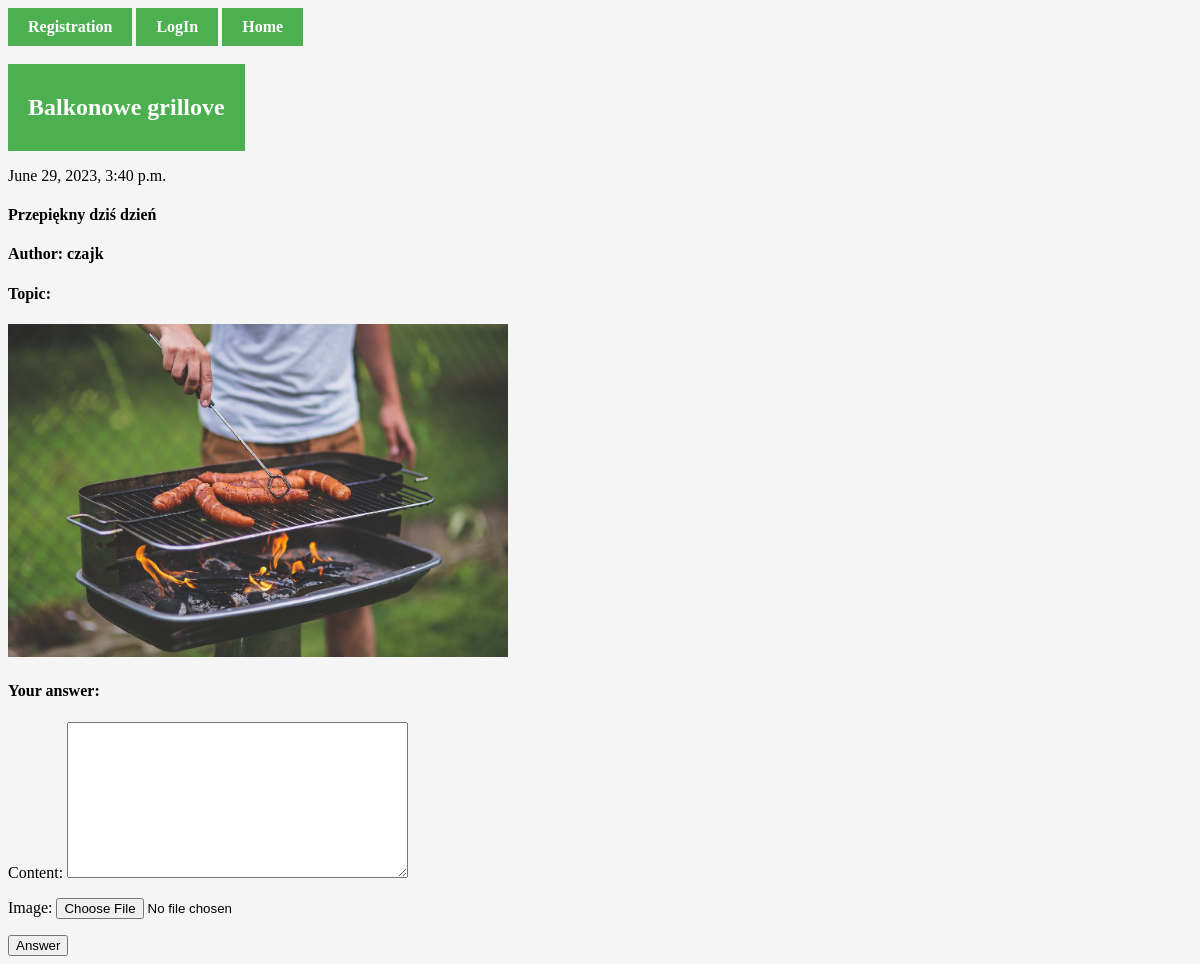
The page /2/createAnswerPost/ on the database as committed earlier.
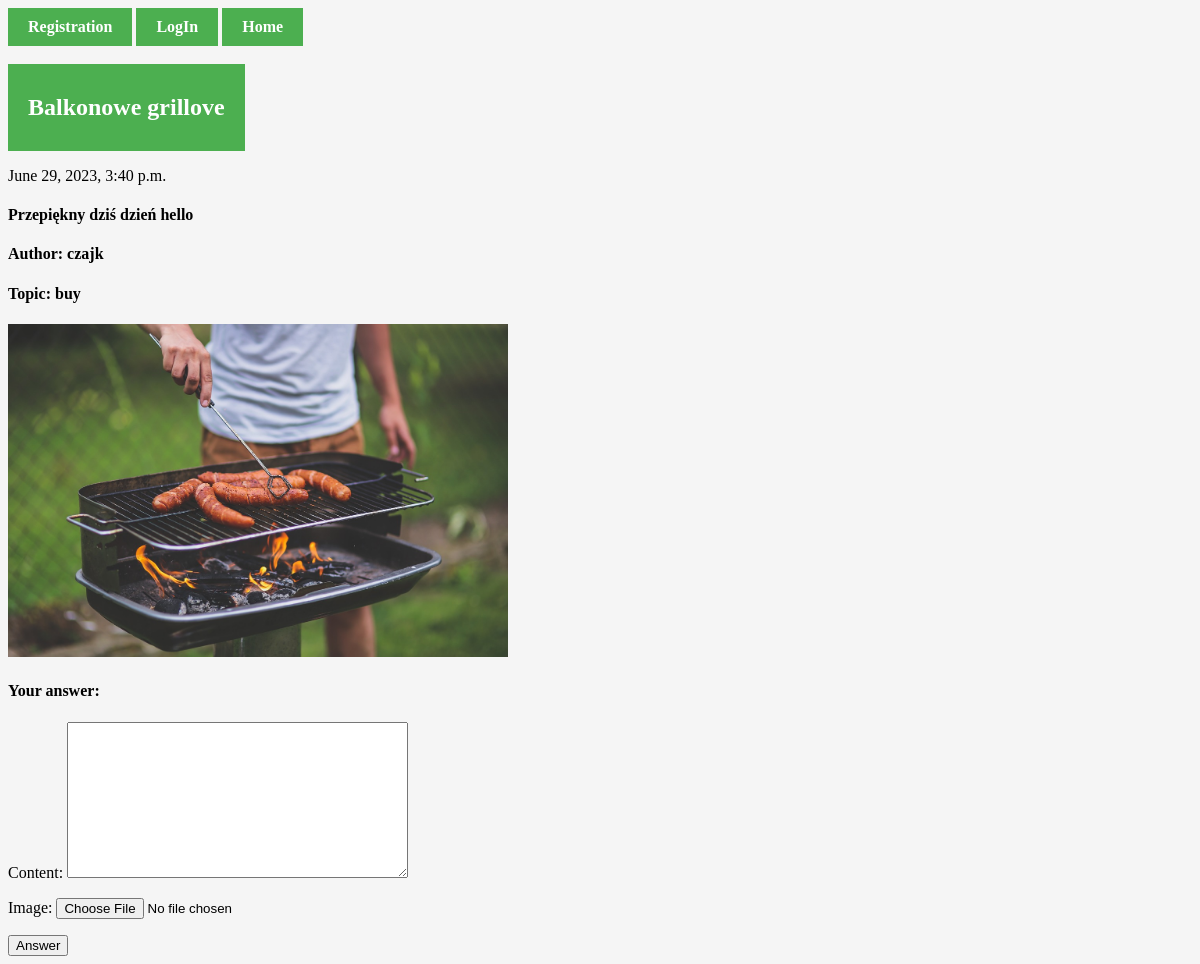
The same page on the database as committed later.
### Registration/models.py (models this page shows, shortened)
class Posts(models.Model):
    title = models.CharField(max_length=200)
    dec = models.TextField(blank=True)
    createDate = models.DateTimeField(auto_now_add=True) # automatically filled by Django during creation
    published = models.BooleanField()
    image = models.ImageField(upload_to='images/',blank=True)
    user = models.ForeignKey(User, on_delete=models.CASCADE) # Creating many to many relationship with User model
    topics = [
        ('', 'Wybierz temat'),
        ('sold', 'Sprzedam'),
        ('buy', 'Kupię'),
        ('rent', 'Wypożyczę'),
        ('look', 'Szukam'),
        ('else', 'Inne'),
    ]
    topic = models.CharField(max_length=4, choices=topics, default='')

### Registration/views.py (the view, shortened to what this page needs)
# urls.py: path('<int:postId>/createAnswerPost/', views.createAnswerPost, name='createAnswerPost'),
def createAnswerPost(request, postId):
    post = get_object_or_404(Posts, pk=postId)
    if request.method == 'GET':
        return render(request, 'createAnswerPost.html', {'form':CommentForm(), 'post':post})

### Registration/forms.py
class CommentForm(forms.ModelForm):
    class Meta:
        model = PostComment
        fields = ('content', 'image')

### Registration/TEMPLATES/createAnswerPost.html (shortened to what this page needs)
{% extends 'base.html' %}
{% block content %}
<br>
<br>
<a href="{% url 'detailPost' post.id %}"><h2>{{post.title}}</h2></a>
<p>{{post.createDate}}</p>
<h4>{{post.dec}}</h4>
<h4>Author: {{post.user}}</h4>
<h4>Topic: {{post.topic}} </h4>
{% if post.image %}
    <img src="{{post.image.url}}" alt="photo" style="width: 500px">
{% endif %}
<h4>Your answer:</h4>
<form method="POST" enctype="multipart/form-data">
    {{form.as_p}}
    <button type="submit">Answer</button>
</form>
{% endblock content %}

Rows that differ between the two databases and show on the page:
changed Posts "Balkonowe grillove": dec "Przepiękny dziś dzień" → "Przepiękny dziś dzień hello"; topic (not shown) → "buy"
